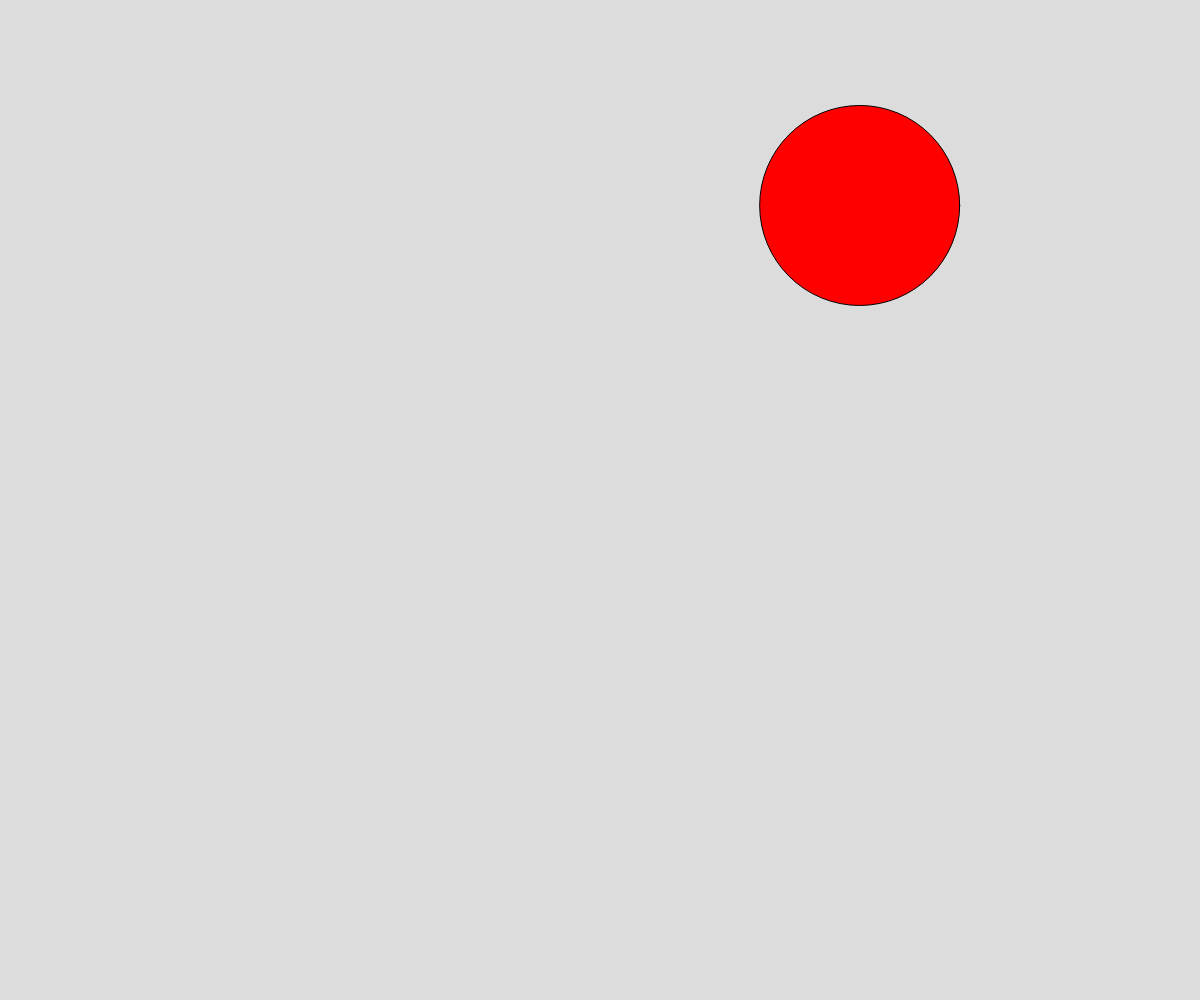
Frame 1 (no input)
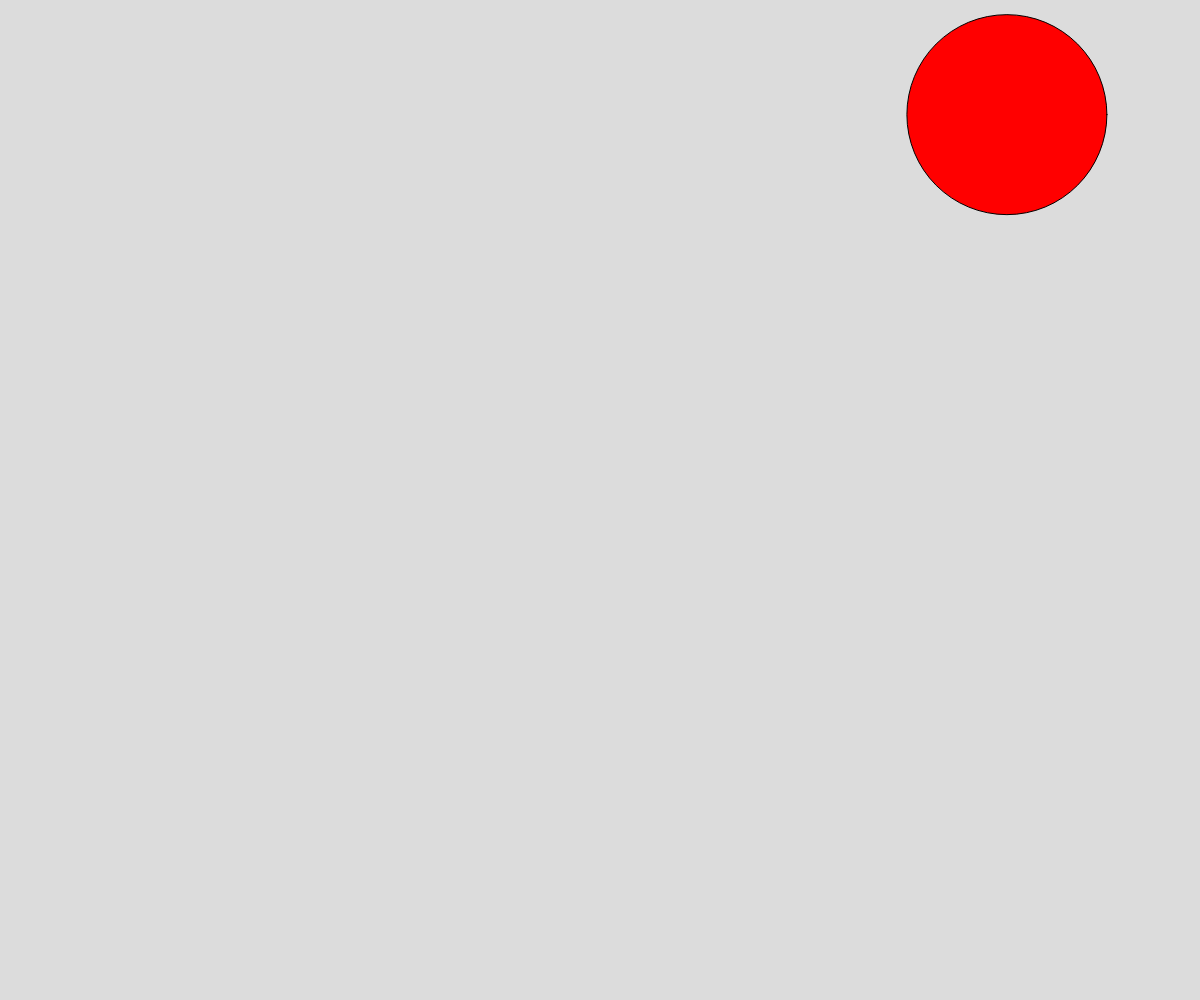
Frame 60 (no input)
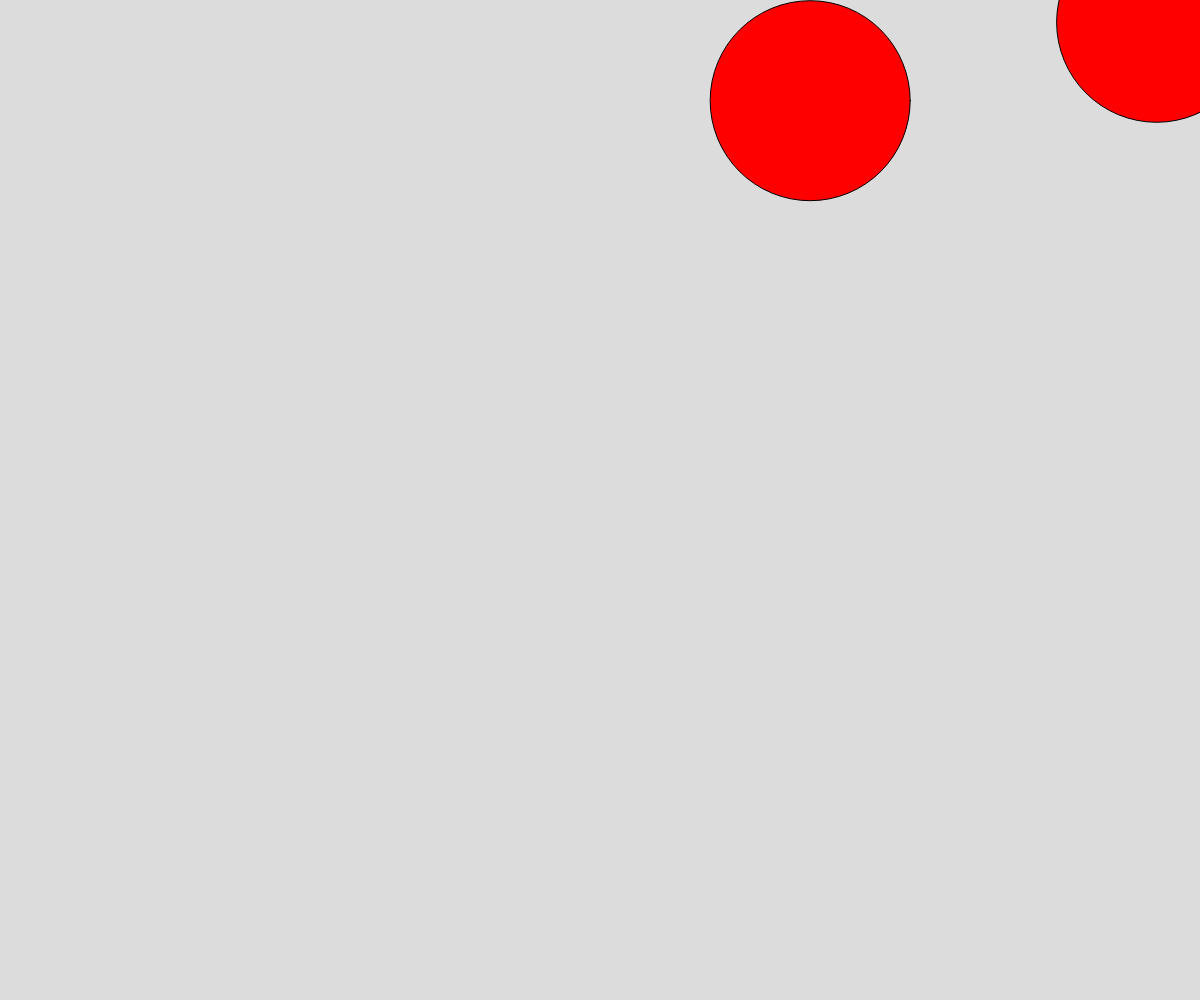
Frame 120 (the mouse pressed at the canvas centre since frame 60)

The p5.js sketch that drew these frames (run headless with seeded random() and noise() and a simulated clock; from frame 60 on, the mouse is pressed at the canvas centre):

// p5.js sketch
// ── sketch.js
// Project Title
// Your Name
// Date
//
// Extra for Experts:
// - describe what you did to take this project "above and beyond"

let ballArray = [];

function setup() {
  createCanvas(windowWidth, windowHeight);
  spawnBall();
}

function draw() {
  background(220);

  for (let ball of ballArray) {
    ball.x += ball.dx;
    ball.y += ball.dy;
    
    if (ball.x - ball.radius > width) {
      ball.x = -ball.radius;
    }
    else if (ball.x + ball.radius < 0) {
      ball.x += width - ball.radius;
    }
    if (ball.y - ball.radius> height) {
      ball.y = -ball.radius;
    }
    else if (ball.y + ball.radius < 0) {
      ball.x += height - ball.radius;
    }
    

    fill("red");
    circle(ball.x, ball.y, ball.radius * 2);

  }
}

function mousePressed() {
  spawnBall();
}

function keyPressed() {
  if (key === "h" || key === "j"){
    spawnBall();
  }
}

function spawnBall() {
  let someBall = {
    x: random(width),
    y: random(height),
    radius: 100,//random(15, 40),
    dx: random(-5, 5),
    dy: random(-5, 5),
  };
  ballArray.push(someBall);
}
